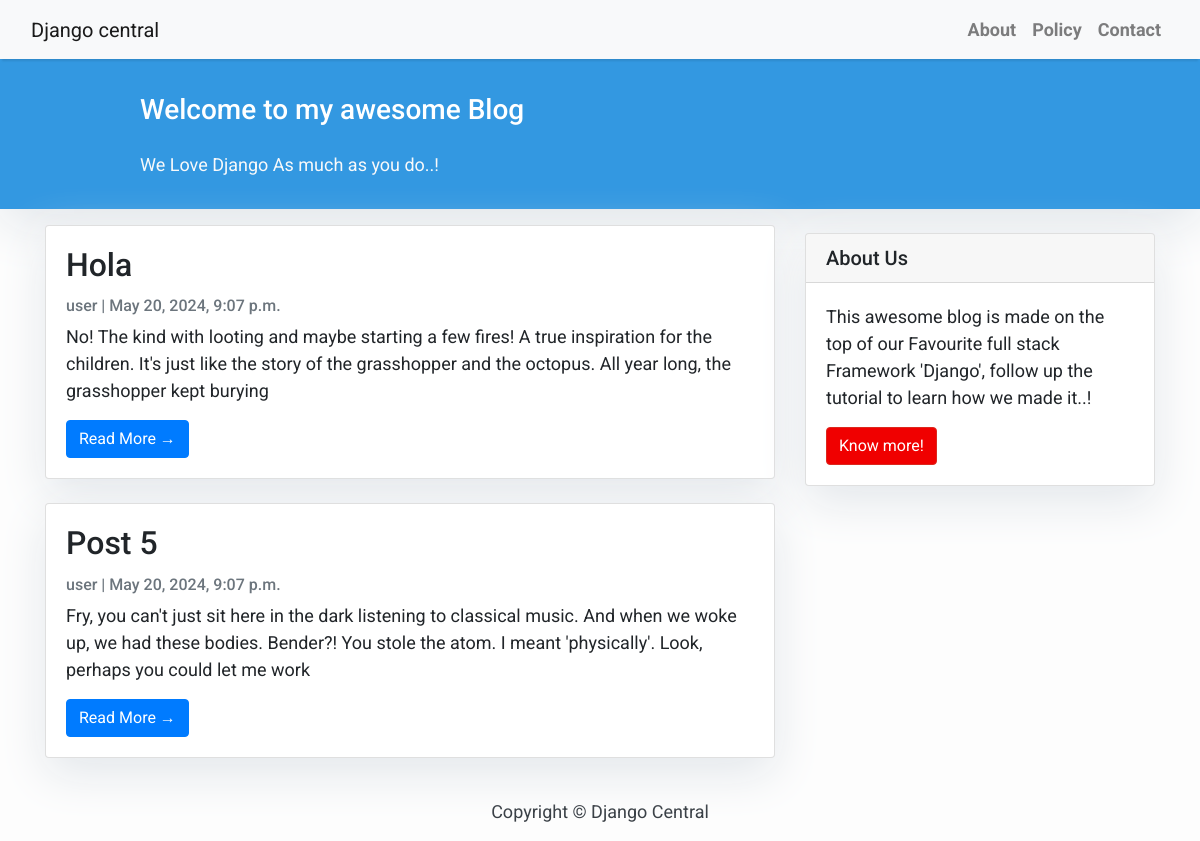
The page / on the database its author committed.
### blog/models.py (models this page shows, shortened)
class Post(models.Model):
    title = models.CharField(max_length=200, unique=True)
    slug = models.SlugField(max_length=200, unique=True)
    author = models.ForeignKey(
        User, on_delete=models.CASCADE, related_name='blog_posts')
    updated_on = models.DateTimeField(auto_now=True)
    content = models.TextField()
    created_on = models.DateTimeField(auto_now_add=True)
    status = models.IntegerField(choices=STATUS, default=0)
    class Meta:
        ordering = ['-created_on']

### blog/views.py (the view)
# urls.py: path('', views.PostList.as_view(), name='home'),
class PostList(generic.ListView):
    queryset = Post.objects.filter(status=1).order_by('-created_on')
    template_name = "index.html"
    paginate_by = 3

### blog/templates/index.html (shortened to what this page needs)
{% extends "base.html" %}
{% block content %}
    <header class="masthead">
        <div class="container">
            <div class="row">
                <div class=" col-md-8 col-md-10 mx-auto">
                    <div class="site-heading">
                        <h3 class=" site-heading my-4 mt-3 text-white">Welcome to my awesome Blog</h3>
                        <p class="text-light">We Love Django As much as you do..! &nbsp</p>
                    </div>
                </div>
            </div>
        </div>
    </header>
    <div class="container">
        <div class="row">
            <div class="col-md-8 mt-3 left">
                {% for post in post_list %}
                    <div class="card mb-4">
                        <div class="card-body">
                            <h2 class="card-title">{{ post.title }}</h2>
                            <p class="card-text text-muted h6">{{ post.author }} | {{ post.created_on }}</p>
                            <p class="card-text">{{ post.content|slice:":200" }}</p>
                            <a href="{% url 'post_detail' post.slug %}" class="btn btn-primary">Read More &rarr;</a>
                        </div>
                    </div>
                {% endfor %}
            </div>
            {% block sidebar %}
                {% include 'sidebar.html' %}
            {% endblock sidebar %}
        </div>
    </div>
{% endblock %}

### blog/templates/base.html (style rules this page uses)
body { font-family: "Roboto", sans-serif; font-size: 17px; background-color: #fdfdfd; }
.masthead { background: #3398E1; height: auto; padding-bottom: 15px; box-shadow: 0 16px 48px #E3E7EB; padding-top: 10px; }

### blog/templates/index.html (style rules this page uses)
body { font-family: "Roboto", sans-serif; font-size: 18px; background-color: #fdfdfd; }
.card { box-shadow: 0 16px 48px #E3E7EB; }

### blog/templates/sidebar.html (style rules this page uses)
.card { box-shadow: 0 16px 48px #E3E7EB; }

### rows shown on the page
Post: title "Hola", author "user", created_on "May 20, 2024, 9:07 p.m.", content "No! The kind with looting and maybe starting a few fires! A true inspiration for the children. It's just like the story of the grasshopper and the octopus. All year long, the grasshopper kept burying"
Post: title "Post 5", author "user", created_on "May 20, 2024, 9:07 p.m.", content "Fry, you can't just sit here in the dark listening to classical music. And when we woke up, we had these bodies. Bender?! You stole the atom. I meant 'physically'. Look, perhaps you could let me work"
